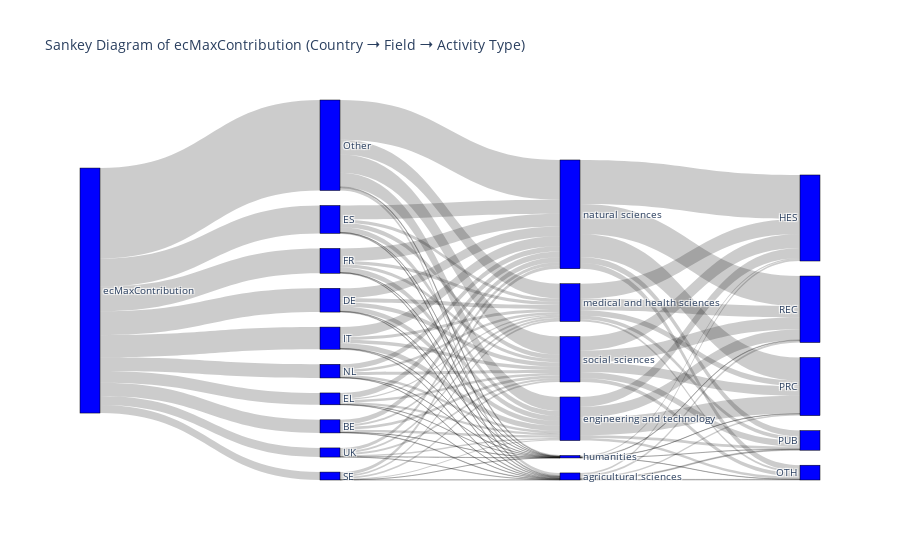

This figure's notebook cell:
### Code cell
# Create the Sankey diagram
fig = go.Figure(data=[go.Sankey(
    node=dict(
        pad=15,
        thickness=20,
        line=dict(color="black", width=0.5),
        label=labels,
        color="blue"
    ),
    link=dict(
        source=links['source'],
        target=links['target'],
        value=links['value']
    )
)])

fig.update_layout(title_text="Sankey Diagram of ecMaxContribution (Country ➝ Field ➝ Activity Type)", font_size=10)
fig.show()

### Figure 1 — Plotly figure (JSON) as saved in the notebook; plotly's stock layout.template omitted (floating-point values rounded to 4 significant figures)
{"data": [{"link": {"source": [0, 0, 0, 0, 0, 0, 0, 0, 0, 0, 1, 1, 1, 1, 1, 1, 2, 2, 2, 2, 2, 2, 3, 3, 3, 3, 3, 3, 4, 4, 4, 4, 4, 4, 5, 5, 5, 5, 5, 5, 6, 6, 6, 6, 6, 6, 7, 7, 7, 7, 7, 7, 8, 8, 8, 8, 8, 8, 9, 9, 9, 9, 9, 9, 10, 10, 10, 10, 10, 10, 11, 11, 11, 11, 11, 12, 12, 12, 12, 12, 13, 13, 13, 13, 13, 14, 14, 14, 14, 14, 15, 15, 15, 15, 15, 16, 16, 16, 16, 16], "target": [1, 2, 3, 4, 5, 6, 7, 8, 9, 10, 11, 12, 13, 14, 15, 16, 11, 12, 13, 14, 15, 16, 11, 12, 13, 14, 15, 16, 11, 12, 13, 14, 15, 16, 11, 12, 13, 14, 15, 16, 11, 12, 13, 14, 15, 16, 11, 12, 13, 14, 15, 16, 11, 12, 13, 14, 15, 16, 11, 12, 13, 14, 15, 16, 11, 12, 13, 14, 15, 16, 17, 18, 19, 20, 21, 17, 18, 19, 20, 21, 17, 18, 19, 20, 21, 17, 18, 19, 20, 21, 17, 18, 19, 20, 21, 17, 18, 19, 20, 21], "value": [5.353, 9.716, 4.84, 11.39, 10.15, 9.071, 5.569, 36.93, 3.234, 3.732, 0.1906, 1.043, 0.04667, 0.8874, 1.988, 1.197, 0.255, 1.875, 0.1278, 1.7, 4.034, 1.725, 0.1355, 0.8256, 0.03502, 0.4792, 2.368, 0.9968, 0.3569, 2.121, 0.07717, 1.368, 5.671, 1.798, 0.2497, 1.979, 0.07748, 1.294, 5.173, 1.378, 0.2786, 2.081, 0.09205, 1.137, 4.083, 1.401, 0.1277, 1.018, 0.08461, 1.055, 2.113, 1.172, 1.135, 5.759, 0.3623, 5.989, 16.27, 7.419, 0.06911, 0.4171, 0.01874, 0.6913, 1.327, 0.7113, 0.07909, 0.6562, 0.06711, 0.812, 1.36, 0.757, 0.7424, 0.2499, 0.6945, 0.3839, 0.8067, 4.042, 1.08, 7.339, 1.022, 4.294, 0.5088, 0.08022, 0.1172, 0.04924, 0.2349, 6.097, 0.7761, 2.241, 1.532, 4.767, 17.99, 2.319, 9.454, 2.453, 12.18, 5.734, 1.533, 3.869, 2.559, 4.856]}, "node": {"color": "blue", "label": ["ecMaxContribution", "BE", "DE", "EL", "ES", "FR", "IT", "NL", "Other", "SE", "UK", "agricultural sciences", "engineering and technology", "humanities", "medical and health sciences", "natural sciences", "social sciences", "HES", "OTH", "PRC", "PUB", "REC"], "line": {"color": "black", "width": 0.5}, "pad": 15, "thickness": 20}, "type": "sankey"}], "layout": {"font": {"size": 10}, "title": {"text": "Sankey Diagram of ecMaxContribution (Country ➝ Field ➝ Activity Type)"}}}
